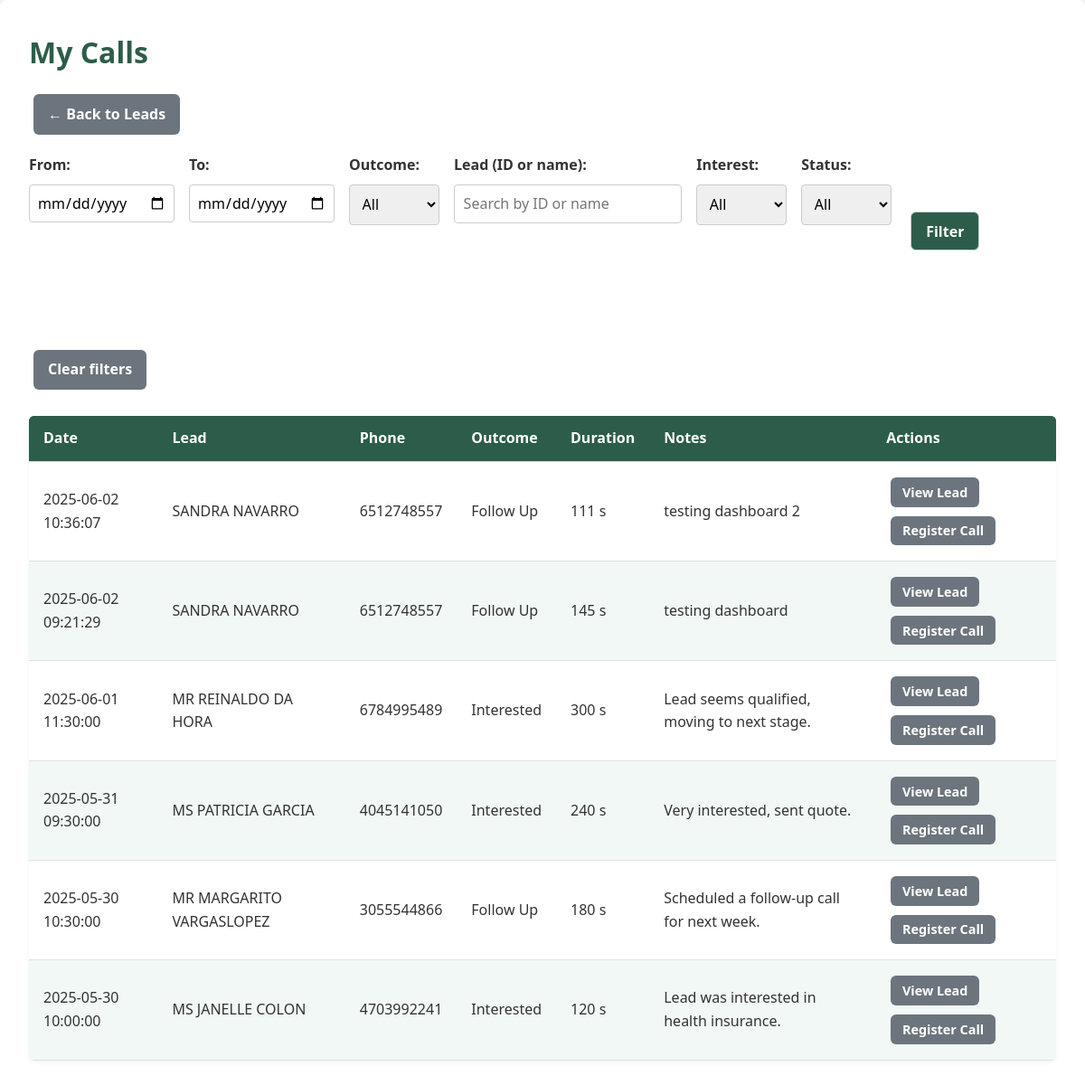
Before: /calls/my_interactions.php (signed in) with the older database file.
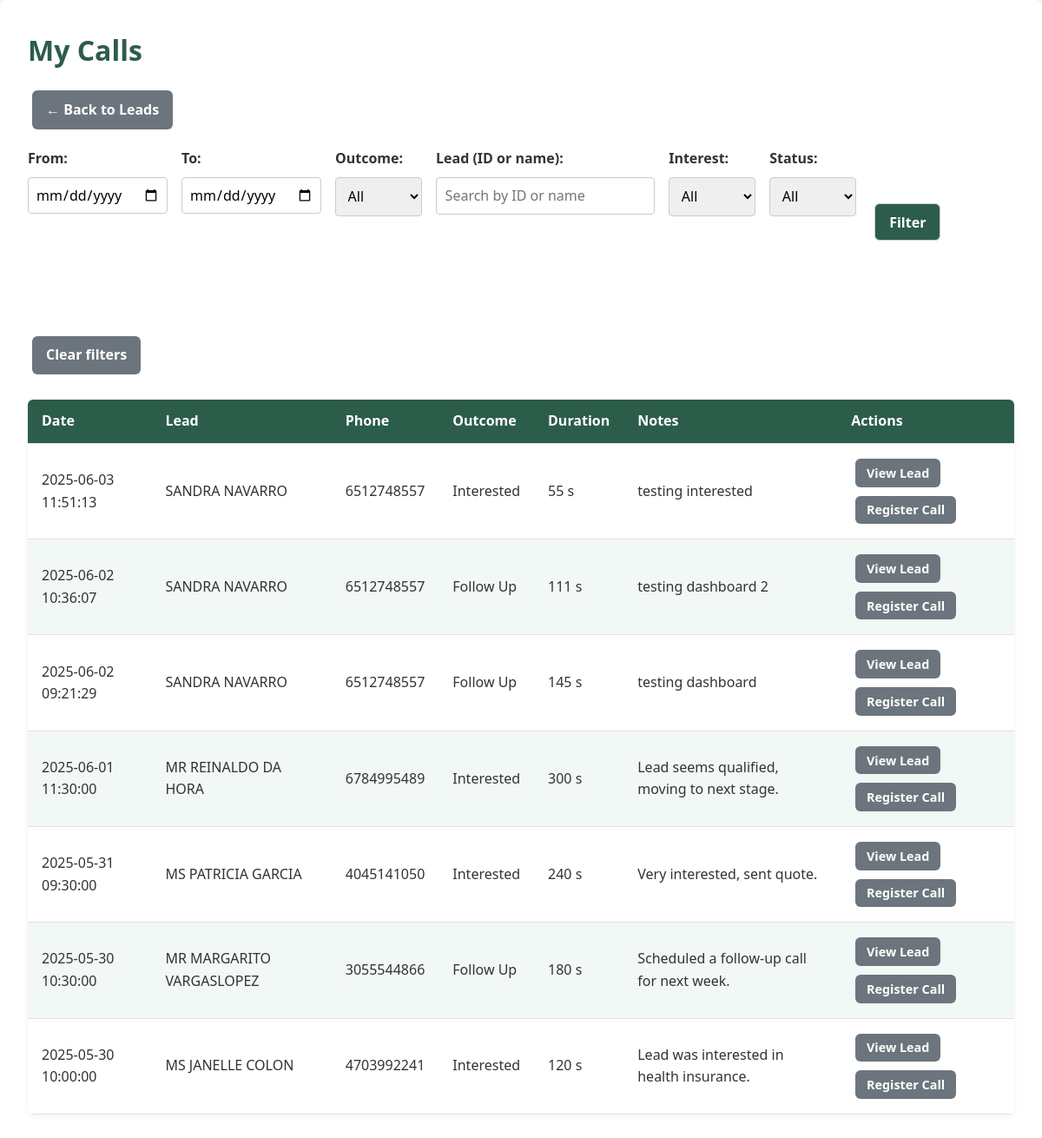
After: the same page with the newer database file.
### tables this page shows
CREATE TABLE `interactions` (
  `id` int(11) NOT NULL,
  `lead_id` int(11) NOT NULL,
  `user_id` int(11) NOT NULL,
  `disposition_id` int(11) NOT NULL,
  `notes` text DEFAULT NULL,
  `interaction_time` datetime NOT NULL DEFAULT current_timestamp(),
  `duration_seconds` int(11) DEFAULT NULL,
  `created_at` datetime NOT NULL DEFAULT current_timestamp(),
  `updated_at` datetime NOT NULL DEFAULT current_timestamp() ON UPDATE current_timestamp()
);

CREATE TABLE `leads` (
  `id` int(11) NOT NULL,
  `external_id` varchar(100) NOT NULL,
  `prefix` varchar(20) DEFAULT NULL,
  `first_name` varchar(50) NOT NULL,
  `mi` varchar(10) DEFAULT NULL,
  `last_name` varchar(50) NOT NULL,
  `phone` varchar(20) NOT NULL,
  `email` varchar(100) DEFAULT NULL,
  `address_line` varchar(150) DEFAULT NULL,
  `suite_apt` varchar(50) DEFAULT NULL,
  `city` varchar(50) DEFAULT NULL,
  `state` char(2) DEFAULT NULL,
  `zip5` char(5) DEFAULT NULL,
  `zip4` char(4) DEFAULT NULL,
  `delivery_point_bar_code` varchar(20) DEFAULT NULL,
  `carrier_route` varchar(20) DEFAULT NULL,
  `fips_county_code` char(5) DEFAULT NULL,
  `county_name` varchar(50) DEFAULT NULL,
  `age` int(11) DEFAULT NULL,
  `insurance_interest_id` int(11) DEFAULT NULL,
  `source_id` int(11) NOT NULL,
  `status_id` int(11) NOT NULL DEFAULT 1,
  `do_not_call` tinyint(1) NOT NULL DEFAULT 0,
  `taken_by` int(11) DEFAULT NULL,
  `taken_at` datetime DEFAULT NULL,
  `created_at` datetime NOT NULL DEFAULT current_timestamp(),
  `updated_at` datetime NOT NULL DEFAULT current_timestamp() ON UPDATE current_timestamp(),
  `income` varchar(10) DEFAULT NULL,
  `language` varchar(10) DEFAULT NULL,
  `notes` text DEFAULT NULL
);

CREATE TABLE `dispositions` (
  `id` int(11) NOT NULL,
  `name` varchar(50) NOT NULL,
  `created_at` datetime NOT NULL DEFAULT current_timestamp()
);

### calls/my_interactions.php (the view, shortened to what this page needs)
<?php
$user = Auth::user();
$pdo = getPDO();
$conds = ["i.user_id = :uid"];
$params = [':uid' => $user['id']];
$where = implode(' AND ', $conds);
$sql = "
  SELECT
    i.interaction_time,
    i.duration_seconds,
    i.notes,
    d.name AS disposition,
    l.id AS lead_id,
    CONCAT_WS(' ',
      l.prefix,
      l.first_name,
      l.mi,
      l.last_name
    ) AS lead_name,
    l.phone
  FROM interactions i
  JOIN dispositions d ON i.disposition_id = d.id
  JOIN leads l ON i.lead_id = l.id
  WHERE $where
  ORDER BY i.interaction_time DESC
";
$stmt = $pdo->prepare($sql);
$stmt->execute($params);
$calls = $stmt->fetchAll(PDO::FETCH_ASSOC);
?>
<!DOCTYPE html>
<html lang="en">
<head>
  <link rel="stylesheet" href="./../assets/css/app.css">
</head>
<body>
  <div class="container">
    <h1>My Calls</h1>
    <p><a href="../leads/list.php" class="btn btn-secondary">← Back to Leads</a></p>
    <form method="get" class="filters mb-4">
      <div style="display: flex; flex-wrap: wrap; gap: 1rem;">
        <div class="form-group">
          <label for="from">From:</label>
          <input type="date" id="from" name="from" value="<?= htmlspecialchars($_GET['from'] ?? '') ?>" class="form-control">
        </div>
        <div class="form-group">
          <label for="to">To:</label>
          <input type="date" id="to" name="to" value="<?= htmlspecialchars($_GET['to'] ?? '') ?>" class="form-control">
        </div>
        <div class="form-group">
          <label for="disposition">Outcome:</label>
          <select id="disposition" name="disposition" class="form-control">
            <option value="">All</option>
          </select>
        </div>
        <div class="form-group">
          <label for="lead_search">Lead (ID or name):</label>
          <input type="text" id="lead_search" name="lead_search" placeholder="Search by ID or name"
                 value="<?= htmlspecialchars($_GET['lead_search'] ?? '') ?>" class="form-control">
        </div>
        <div class="form-group">
          <label for="interest">Interest:</label>
          <select id="interest" name="interest" class="form-control">
            <option value="">All</option>
          </select>
        </div>
        <div class="form-group">
          <label for="status">Status:</label>
          <select id="status" name="status" class="form-control">
            <option value="">All</option>
          </select>
        </div>
        <div class="form-group">
          <label>&nbsp;</label><br>
          <button type="submit" class="btn">Filter</button>
        </div>
        <div class="form-group">
          <label>&nbsp;</label><br>
          <a href="my_interactions.php" class="btn btn-secondary">Clear filters</a>
        </div>
      </div>
    </form>
    <table class="table">
      <thead>
        <tr>
          <th>Date</th>
          <th>Lead</th>
          <th>Phone</th>
          <th>Outcome</th>
          <th>Duration</th>
          <th>Notes</th>
          <th>Actions</th>
        </tr>
      </thead>
      <tbody>
        <?php if (empty($calls)): ?>
          <tr>
            <td colspan="7" style="text-align:center;">No calls found.</td>
          </tr>
        <?php else: ?>
          <?php foreach ($calls as $c): ?>
            <tr>
              <td><?= htmlspecialchars($c['interaction_time']) ?></td>
              <td>
                <a href=/../leads/view.php?id=<?= $c['lead_id'] ?>">
                  <?= htmlspecialchars($c['lead_name']) ?>
                </a>
              </td>
              <td><?= htmlspecialchars($c['phone']) ?></td>
              <td><?= htmlspecialchars($c['disposition']) ?></td>
              <td><?= htmlspecialchars($c['duration_seconds']) ?> s</td>
              <td><?= nl2br(htmlspecialchars(mb_strimwidth($c['notes'], 0, 50, '…'))) ?></td>
              <td>
                <a href="../leads/view.php?id=<?= $c['lead_id'] ?>" class="btn btn-secondary btn-sm">View Lead</a>
                <a href="../calls/add.php?lead_id=<?= $c['lead_id'] ?>" class="btn btn-secondary btn-sm">Register Call</a>
              </td>
            </tr>
          <?php endforeach; ?>
        <?php endif; ?>
      </tbody>
    </table>
  </div>
</body>
</html>

Changed rows visible on the page:
added interactions: interaction_time "2025-06-03 11:51:13", lead_name "SANDRA NAVARRO", lead.phone "6512748557", disposition.name "Interested", duration_seconds "55", notes "testing interested"
